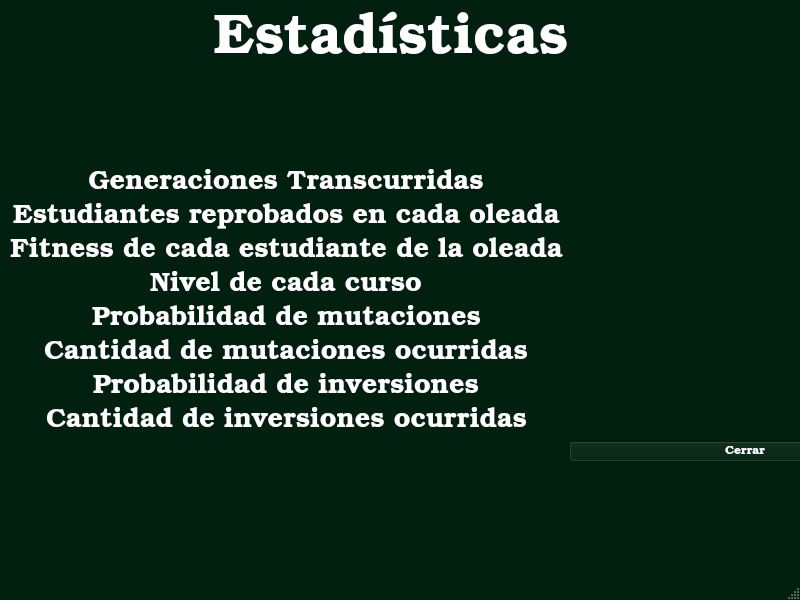
<?xml version="1.0" encoding="UTF-8"?>
<ui version="4.0">
 <class>EstadisticasWindow</class>
 <widget class="QMainWindow" name="EstadisticasWindow">
  <property name="geometry">
   <rect>
    <x>0</x>
    <y>0</y>
    <width>800</width>
    <height>600</height>
   </rect>
  </property>
  <property name="palette">
   <palette>
    <active>
     <colorrole role="WindowText">
      <brush brushstyle="SolidPattern">
       <color alpha="255">
        <red>255</red>
        <green>255</green>
        <blue>255</blue>
       </color>
      </brush>
     </colorrole>
     <colorrole role="Button">
      <brush brushstyle="SolidPattern">
       <color alpha="255">
        <red>1</red>
        <green>32</green>
        <blue>15</blue>
       </color>
      </brush>
     </colorrole>
     <colorrole role="Light">
      <brush brushstyle="SolidPattern">
       <color alpha="255">
        <red>1</red>
        <green>48</green>
        <blue>22</blue>
       </color>
      </brush>
     </colorrole>
     <colorrole role="Midlight">
      <brush brushstyle="SolidPattern">
       <color alpha="255">
        <red>1</red>
        <green>40</green>
        <blue>18</blue>
       </color>
      </brush>
     </colorrole>
     <colorrole role="Dark">
      <brush brushstyle="SolidPattern">
       <color alpha="255">
        <red>0</red>
        <green>16</green>
        <blue>7</blue>
       </color>
      </brush>
     </colorrole>
     <colorrole role="Mid">
      <brush brushstyle="SolidPattern">
       <color alpha="255">
        <red>0</red>
        <green>21</green>
        <blue>10</blue>
       </color>
      </brush>
     </colorrole>
     <colorrole role="Text">
      <brush brushstyle="SolidPattern">
       <color alpha="255">
        <red>255</red>
        <green>255</green>
        <blue>255</blue>
       </color>
      </brush>
     </colorrole>
     <colorrole role="BrightText">
      <brush brushstyle="SolidPattern">
       <color alpha="255">
        <red>255</red>
        <green>255</green>
        <blue>255</blue>
       </color>
      </brush>
     </colorrole>
     <colorrole role="ButtonText">
      <brush brushstyle="SolidPattern">
       <color alpha="255">
        <red>255</red>
        <green>255</green>
        <blue>255</blue>
       </color>
      </brush>
     </colorrole>
     <colorrole role="Base">
      <brush brushstyle="SolidPattern">
       <color alpha="255">
        <red>0</red>
        <green>0</green>
        <blue>0</blue>
       </color>
      </brush>
     </colorrole>
     <colorrole role="Window">
      <brush brushstyle="SolidPattern">
       <color alpha="255">
        <red>1</red>
        <green>32</green>
        <blue>15</blue>
       </color>
      </brush>
     </colorrole>
     <colorrole role="Shadow">
      <brush brushstyle="SolidPattern">
       <color alpha="255">
        <red>0</red>
        <green>0</green>
        <blue>0</blue>
       </color>
      </brush>
     </colorrole>
     <colorrole role="AlternateBase">
      <brush brushstyle="SolidPattern">
       <color alpha="255">
        <red>0</red>
        <green>16</green>
        <blue>7</blue>
       </color>
      </brush>
     </colorrole>
     <colorrole role="ToolTipBase">
      <brush brushstyle="SolidPattern">
       <color alpha="255">
        <red>255</red>
        <green>255</green>
        <blue>220</blue>
       </color>
      </brush>
     </colorrole>
     <colorrole role="ToolTipText">
      <brush brushstyle="SolidPattern">
       <color alpha="255">
        <red>0</red>
        <green>0</green>
        <blue>0</blue>
       </color>
      </brush>
     </colorrole>
    </active>
    <inactive>
     <colorrole role="WindowText">
      <brush brushstyle="SolidPattern">
       <color alpha="255">
        <red>255</red>
        <green>255</green>
        <blue>255</blue>
       </color>
      </brush>
     </colorrole>
     <colorrole role="Button">
      <brush brushstyle="SolidPattern">
       <color alpha="255">
        <red>1</red>
        <green>32</green>
        <blue>15</blue>
       </color>
      </brush>
     </colorrole>
     <colorrole role="Light">
      <brush brushstyle="SolidPattern">
       <color alpha="255">
        <red>1</red>
        <green>48</green>
        <blue>22</blue>
       </color>
      </brush>
     </colorrole>
     <colorrole role="Midlight">
      <brush brushstyle="SolidPattern">
       <color alpha="255">
        <red>1</red>
        <green>40</green>
        <blue>18</blue>
       </color>
      </brush>
     </colorrole>
     <colorrole role="Dark">
      <brush brushstyle="SolidPattern">
       <color alpha="255">
        <red>0</red>
        <green>16</green>
        <blue>7</blue>
       </color>
      </brush>
     </colorrole>
     <colorrole role="Mid">
      <brush brushstyle="SolidPattern">
       <color alpha="255">
        <red>0</red>
        <green>21</green>
        <blue>10</blue>
       </color>
      </brush>
     </colorrole>
     <colorrole role="Text">
      <brush brushstyle="SolidPattern">
       <color alpha="255">
        <red>255</red>
        <green>255</green>
        <blue>255</blue>
       </color>
      </brush>
     </colorrole>
     <colorrole role="BrightText">
      <brush brushstyle="SolidPattern">
       <color alpha="255">
        <red>255</red>
        <green>255</green>
        <blue>255</blue>
       </color>
      </brush>
     </colorrole>
     <colorrole role="ButtonText">
      <brush brushstyle="SolidPattern">
       <color alpha="255">
        <red>255</red>
        <green>255</green>
        <blue>255</blue>
       </color>
      </brush>
     </colorrole>
     <colorrole role="Base">
      <brush brushstyle="SolidPattern">
       <color alpha="255">
        <red>0</red>
        <green>0</green>
        <blue>0</blue>
       </color>
      </brush>
     </colorrole>
     <colorrole role="Window">
      <brush brushstyle="SolidPattern">
       <color alpha="255">
        <red>1</red>
        <green>32</green>
        <blue>15</blue>
       </color>
      </brush>
     </colorrole>
     <colorrole role="Shadow">
      <brush brushstyle="SolidPattern">
       <color alpha="255">
        <red>0</red>
        <green>0</green>
        <blue>0</blue>
       </color>
      </brush>
     </colorrole>
     <colorrole role="AlternateBase">
      <brush brushstyle="SolidPattern">
       <color alpha="255">
        <red>0</red>
        <green>16</green>
        <blue>7</blue>
       </color>
      </brush>
     </colorrole>
     <colorrole role="ToolTipBase">
      <brush brushstyle="SolidPattern">
       <color alpha="255">
        <red>255</red>
        <green>255</green>
        <blue>220</blue>
       </color>
      </brush>
     </colorrole>
     <colorrole role="ToolTipText">
      <brush brushstyle="SolidPattern">
       <color alpha="255">
        <red>0</red>
        <green>0</green>
        <blue>0</blue>
       </color>
      </brush>
     </colorrole>
    </inactive>
    <disabled>
     <colorrole role="WindowText">
      <brush brushstyle="SolidPattern">
       <color alpha="255">
        <red>0</red>
        <green>16</green>
        <blue>7</blue>
       </color>
      </brush>
     </colorrole>
     <colorrole role="Button">
      <brush brushstyle="SolidPattern">
       <color alpha="255">
        <red>1</red>
        <green>32</green>
        <blue>15</blue>
       </color>
      </brush>
     </colorrole>
     <colorrole role="Light">
      <brush brushstyle="SolidPattern">
       <color alpha="255">
        <red>1</red>
        <green>48</green>
        <blue>22</blue>
       </color>
      </brush>
     </colorrole>
     <colorrole role="Midlight">
      <brush brushstyle="SolidPattern">
       <color alpha="255">
        <red>1</red>
        <green>40</green>
        <blue>18</blue>
       </color>
      </brush>
     </colorrole>
     <colorrole role="Dark">
      <brush brushstyle="SolidPattern">
       <color alpha="255">
        <red>0</red>
        <green>16</green>
        <blue>7</blue>
       </color>
      </brush>
     </colorrole>
     <colorrole role="Mid">
      <brush brushstyle="SolidPattern">
       <color alpha="255">
        <red>0</red>
        <green>21</green>
        <blue>10</blue>
       </color>
      </brush>
     </colorrole>
     <colorrole role="Text">
      <brush brushstyle="SolidPattern">
       <color alpha="255">
        <red>0</red>
        <green>16</green>
        <blue>7</blue>
       </color>
      </brush>
     </colorrole>
     <colorrole role="BrightText">
      <brush brushstyle="SolidPattern">
       <color alpha="255">
        <red>255</red>
        <green>255</green>
        <blue>255</blue>
       </color>
      </brush>
     </colorrole>
     <colorrole role="ButtonText">
      <brush brushstyle="SolidPattern">
       <color alpha="255">
        <red>0</red>
        <green>16</green>
        <blue>7</blue>
       </color>
      </brush>
     </colorrole>
     <colorrole role="Base">
      <brush brushstyle="SolidPattern">
       <color alpha="255">
        <red>1</red>
        <green>32</green>
        <blue>15</blue>
       </color>
      </brush>
     </colorrole>
     <colorrole role="Window">
      <brush brushstyle="SolidPattern">
       <color alpha="255">
        <red>1</red>
        <green>32</green>
        <blue>15</blue>
       </color>
      </brush>
     </colorrole>
     <colorrole role="Shadow">
      <brush brushstyle="SolidPattern">
       <color alpha="255">
        <red>0</red>
        <green>0</green>
        <blue>0</blue>
       </color>
      </brush>
     </colorrole>
     <colorrole role="AlternateBase">
      <brush brushstyle="SolidPattern">
       <color alpha="255">
        <red>1</red>
        <green>32</green>
        <blue>15</blue>
       </color>
      </brush>
     </colorrole>
     <colorrole role="ToolTipBase">
      <brush brushstyle="SolidPattern">
       <color alpha="255">
        <red>255</red>
        <green>255</green>
        <blue>220</blue>
       </color>
      </brush>
     </colorrole>
     <colorrole role="ToolTipText">
      <brush brushstyle="SolidPattern">
       <color alpha="255">
        <red>0</red>
        <green>0</green>
        <blue>0</blue>
       </color>
      </brush>
     </colorrole>
    </disabled>
   </palette>
  </property>
  <property name="windowTitle">
   <string>MainWindow</string>
  </property>
  <widget class="QWidget" name="centralwidget">
   <widget class="QLabel" name="_estadisticas">
    <property name="geometry">
     <rect>
      <x>0</x>
      <y>0</y>
      <width>801</width>
      <height>81</height>
     </rect>
    </property>
    <property name="font">
     <font>
      <family>URW Bookman L</family>
      <pointsize>42</pointsize>
      <weight>50</weight>
      <bold>false</bold>
     </font>
    </property>
    <property name="text">
     <string>Estadísticas </string>
    </property>
    <property name="alignment">
     <set>Qt::AlignCenter</set>
    </property>
   </widget>
   <widget class="QWidget" name="formLayoutWidget">
    <property name="geometry">
     <rect>
      <x>0</x>
      <y>80</y>
      <width>921</width>
      <height>471</height>
     </rect>
    </property>
    <layout class="QFormLayout" name="formLayout">
     <property name="labelAlignment">
      <set>Qt::AlignCenter</set>
     </property>
     <property name="formAlignment">
      <set>Qt::AlignCenter</set>
     </property>
     <property name="leftMargin">
      <number>10</number>
     </property>
     <item row="0" column="0">
      <widget class="QLabel" name="generaciones">
       <property name="font">
        <font>
         <family>URW Bookman L</family>
         <pointsize>20</pointsize>
        </font>
       </property>
       <property name="text">
        <string>Generaciones Transcurridas</string>
       </property>
       <property name="alignment">
        <set>Qt::AlignCenter</set>
       </property>
      </widget>
     </item>
     <item row="1" column="0">
      <widget class="QLabel" name="label_reprobados">
       <property name="font">
        <font>
         <family>URW Bookman L</family>
         <pointsize>20</pointsize>
        </font>
       </property>
       <property name="text">
        <string>Estudiantes reprobados en cada oleada</string>
       </property>
       <property name="alignment">
        <set>Qt::AlignCenter</set>
       </property>
      </widget>
     </item>
     <item row="2" column="0">
      <widget class="QLabel" name="label_fitness">
       <property name="font">
        <font>
         <family>URW Bookman L</family>
         <pointsize>20</pointsize>
        </font>
       </property>
       <property name="text">
        <string>Fitness de cada estudiante de la oleada</string>
       </property>
       <property name="alignment">
        <set>Qt::AlignCenter</set>
       </property>
      </widget>
     </item>
     <item row="3" column="0">
      <widget class="QLabel" name="label_nivel">
       <property name="font">
        <font>
         <family>URW Bookman L</family>
         <pointsize>20</pointsize>
        </font>
       </property>
       <property name="text">
        <string>Nivel de cada curso</string>
       </property>
       <property name="alignment">
        <set>Qt::AlignCenter</set>
       </property>
      </widget>
     </item>
     <item row="4" column="0">
      <widget class="QLabel" name="label_proba_mutaciones">
       <property name="font">
        <font>
         <family>URW Bookman L</family>
         <pointsize>20</pointsize>
        </font>
       </property>
       <property name="text">
        <string>Probabilidad de mutaciones</string>
       </property>
       <property name="alignment">
        <set>Qt::AlignCenter</set>
       </property>
      </widget>
     </item>
     <item row="5" column="0">
      <widget class="QLabel" name="label_cant_muta">
       <property name="font">
        <font>
         <family>URW Bookman L</family>
         <pointsize>20</pointsize>
        </font>
       </property>
       <property name="text">
        <string>Cantidad de mutaciones ocurridas</string>
       </property>
       <property name="alignment">
        <set>Qt::AlignCenter</set>
       </property>
      </widget>
     </item>
     <item row="6" column="0">
      <widget class="QLabel" name="label_proba_inversiones">
       <property name="font">
        <font>
         <family>URW Bookman L</family>
         <pointsize>20</pointsize>
        </font>
       </property>
       <property name="text">
        <string>Probabilidad de inversiones</string>
       </property>
       <property name="alignment">
        <set>Qt::AlignCenter</set>
       </property>
      </widget>
     </item>
     <item row="7" column="0">
      <widget class="QLabel" name="label_cant_inversiones">
       <property name="font">
        <font>
         <family>URW Bookman L</family>
         <pointsize>20</pointsize>
        </font>
       </property>
       <property name="text">
        <string>Cantidad de inversiones ocurridas</string>
       </property>
       <property name="alignment">
        <set>Qt::AlignCenter</set>
       </property>
      </widget>
     </item>
     <item row="8" column="1">
      <widget class="QPushButton" name="pushButton_close">
       <property name="font">
        <font>
         <family>URW Bookman L</family>
        </font>
       </property>
       <property name="text">
        <string>Cerrar</string>
       </property>
      </widget>
     </item>
     <item row="0" column="1">
      <widget class="QLabel" name="label_1">
       <property name="text">
        <string/>
       </property>
      </widget>
     </item>
     <item row="1" column="1">
      <widget class="QLabel" name="label_2">
       <property name="text">
        <string/>
       </property>
      </widget>
     </item>
     <item row="2" column="1">
      <widget class="QLabel" name="label_3">
       <property name="text">
        <string/>
       </property>
      </widget>
     </item>
     <item row="3" column="1">
      <widget class="QLabel" name="label_4">
       <property name="text">
        <string/>
       </property>
      </widget>
     </item>
     <item row="4" column="1">
      <widget class="QLabel" name="label_5">
       <property name="text">
        <string/>
       </property>
      </widget>
     </item>
     <item row="5" column="1">
      <widget class="QLabel" name="label_6">
       <property name="text">
        <string/>
       </property>
      </widget>
     </item>
     <item row="6" column="1">
      <widget class="QLabel" name="label_7">
       <property name="text">
        <string/>
       </property>
      </widget>
     </item>
     <item row="7" column="1">
      <widget class="QLabel" name="label_8">
       <property name="text">
        <string/>
       </property>
      </widget>
     </item>
    </layout>
   </widget>
  </widget>
  <widget class="QMenuBar" name="menubar">
   <property name="geometry">
    <rect>
     <x>0</x>
     <y>0</y>
     <width>800</width>
     <height>22</height>
    </rect>
   </property>
  </widget>
  <widget class="QStatusBar" name="statusbar"/>
 </widget>
 <resources/>
 <connections/>
</ui>
